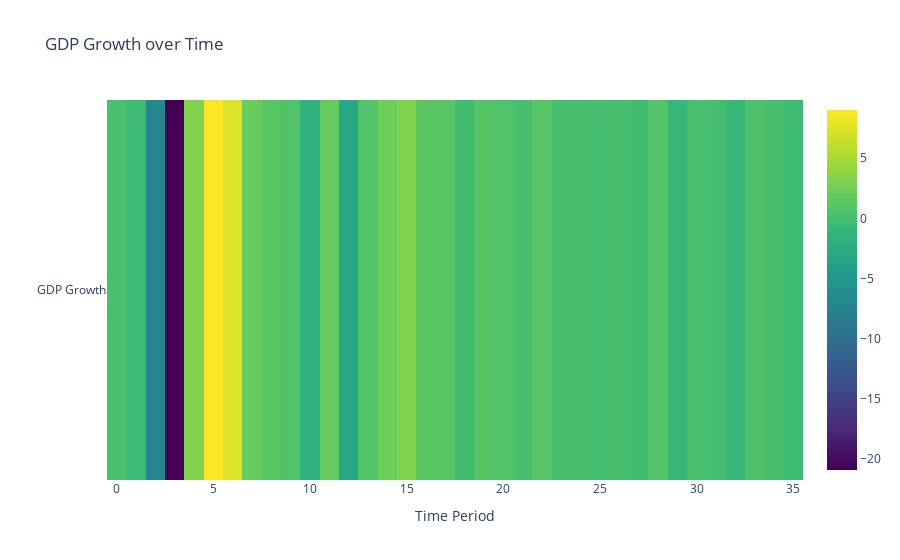

Notebook source saved alongside this figure:
### Markdown cell above
Let's have a look at the GDP growth over time

### Code cell
fig = go.Figure(data=go.Heatmap(
    z=[data['GDP Growth']],
    x=data.index,
    y=['GDP Growth'],
    colorscale='Viridis'
))

fig.update_layout(title='GDP Growth over Time',
                  xaxis_title='Time Period',
                  yaxis_title='')

fig.show()

### Figure 1 — Plotly figure (JSON) as saved in the notebook; plotly's stock layout.template omitted (floating-point values rounded to 4 significant figures)
{"data": [{"colorscale": [[0, "#440154"], [0.1111, "#482878"], [0.2222, "#3e4989"], [0.3333, "#31688e"], [0.4444, "#26828e"], [0.5556, "#1f9e89"], [0.6667, "#35b779"], [0.7778, "#6ece58"], [0.8889, "#b5de2b"], [1, "#fde725"]], "type": "heatmap", "x": [0, 1, 2, 3, 4, 5, 6, 7, 8, 9, 10, 11, 12, 13, 14, 15, 16, 17, 18, 19, 20, 21, 22, 23, 24, 25, 26, 27, 28, 29, 30, 31, 32, 33, 34, 35], "y": ["GDP Growth"], "z": [[0.3, -0.5, -7, -20.9, 3.2, 9, 7.4, 2, 1.1, 0.6, -1.8, 1.8, -2.9, 0.7, 2.3, 3.1, 1.3, 1, -0.2, 0.9, 0.6, 0.1, 1, 0.1, 0.1, 0, 0.1, -0.2, 0.7, -0.9, 0.3, 0, -0.8, 0.5, 0.1, -0.5]]}], "layout": {"title": {"text": "GDP Growth over Time"}, "xaxis": {"title": {"text": "Time Period"}}, "yaxis": {"title": {"text": ""}}}}
